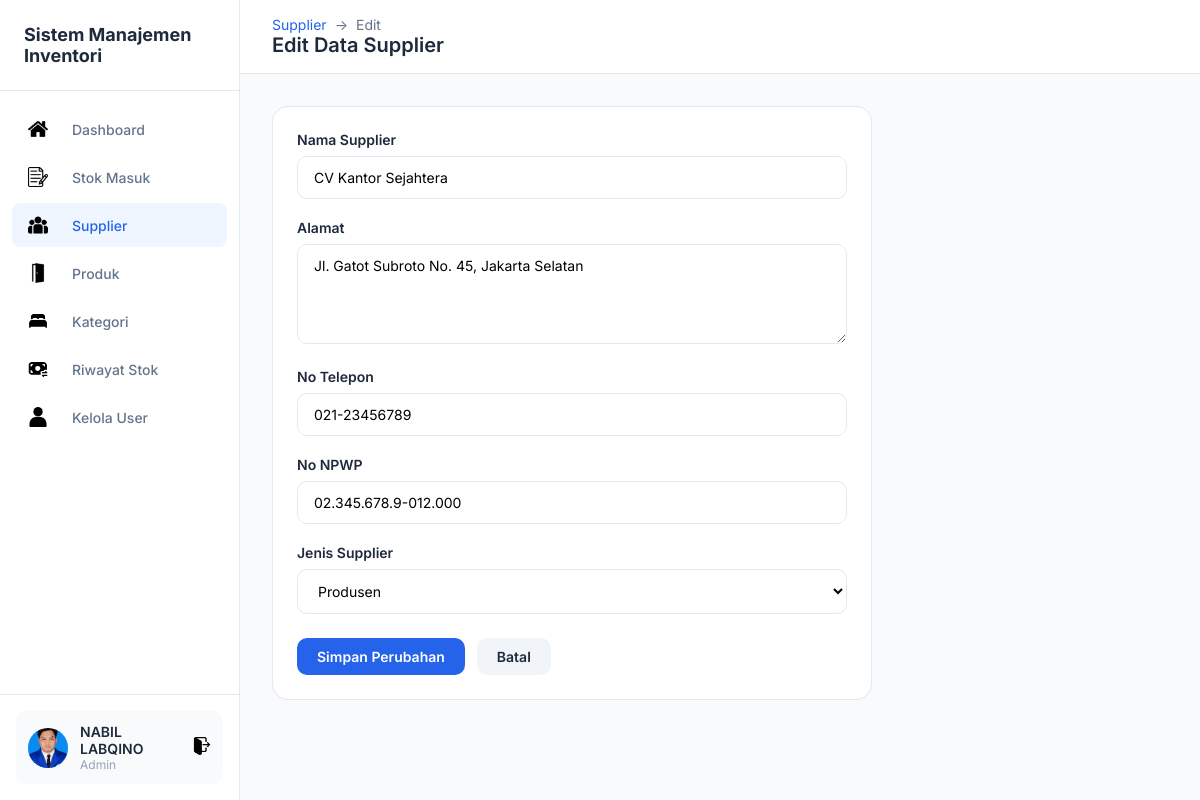
Page /supplier/KoreksiSupplier.php?id=2 (signed in) on the committed database.
### tables this page shows
CREATE TABLE `supplier` (
  `id_supplier` int(11) NOT NULL,
  `nama` varchar(100) NOT NULL,
  `alamat` text DEFAULT NULL,
  `no_telp` varchar(20) DEFAULT NULL,
  `no_npwp` varchar(20) DEFAULT NULL,
  `jenis_supplier` varchar(20) NOT NULL
);

### supplier/KoreksiSupplier.php (the view, shortened to what this page needs)
<?php
include "../koneksi.php";
$id = $_GET['id'] ?? '';
$row = mysqli_fetch_assoc(mysqli_query($koneksi, "SELECT * FROM supplier WHERE id_supplier = '$id'"));
?>
<!DOCTYPE html>
<html lang="id">
<head>
    <link rel="stylesheet" href="../css/dashboard.css">
</head>
<body>
    <div class="dashboard">
        <?php include '../includes/sidebar.php'; ?>
        <main class="main">
            <header class="header">
                <div>
                    <div class="breadcrumb">
                        <a href="TampilSupplier.php">Supplier</a>
                        <span>→</span>
                        <span>Edit</span>
                    </div>
                    <h1 class="page-title">Edit Data Supplier</h1>
                </div>
            </header>
            <div class="content">
                <div class="card" style="max-width: 600px;">
                    <form action="SimpanKoreksiSupplier.php" method="POST">
                        <div class="form-group">
                            <label class="form-label">Nama Supplier</label>
                            <input type="text" name="nama" class="form-control" required minlength="3"
                                value="<?= htmlspecialchars($row['nama']) ?>">
                        </div>
                        <div class="form-group">
                            <label class="form-label">Alamat</label>
                            <textarea name="alamat" class="form-control" required
                                rows="3"><?= htmlspecialchars($row['alamat']) ?></textarea>
                        </div>
                        <div class="form-group">
                            <label class="form-label">No Telepon</label>
                            <input type="tel" name="no_telp" class="form-control" required
                                value="<?= htmlspecialchars($row['no_telp']) ?>">
                        </div>
                        <div class="form-group">
                            <label class="form-label">No NPWP</label>
                            <input type="text" name="no_npwp" class="form-control" maxlength="20"
                                value="<?= htmlspecialchars($row['no_npwp']) ?>">
                        </div>
                        <div class="form-group">
                            <label class="form-label">Jenis Supplier</label>
                            <select name="jenis_supplier" class="form-control" required>
                                <option value="Produsen" <?= $row['jenis_supplier'] == 'Produsen' ? 'selected' : '' ?>>Produsen</option>
                            </select>
                        </div>
                        <div style="display: flex; gap: 12px; margin-top: 24px;">
                            <button type="submit" class="btn btn-primary">Simpan Perubahan</button>
                            <a href="TampilSupplier.php" class="btn btn-secondary">Batal</a>
                        </div>
                    </form>
                </div>
            </div>
        </main>
    </div>
</body>
</html>

### css/dashboard.css (style rules this page uses)
:root { --primary: #2563eb; --primary-dark: #1d4ed8; --bg-main: #f8fafc; --bg-card: #ffffff; --text-dark: #1e293b; --text-gray: #64748b; --text-light: #94a3b8; --border: #e2e8f0; --success: #22c55e; --danger: #ef4444; --warning: #f59e0b; --sidebar-width: 240px; }
* { margin: 0; padding: 0; box-sizing: border-box; }
body { font-family: 'Inter', -apple-system, sans-serif; background: var(--bg-main); color: var(--text-dark); }
.dashboard { display: flex; min-height: 100vh; }
.main { flex: 1; margin-left: var(--sidebar-width); }
.header { background: var(--bg-card); padding: 16px 32px; display: flex; justify-content: space-between; align-items: center; border-bottom: 1px solid var(--border); position: sticky; top: 0; z-index: 100; }
.page-title { font-size: 20px; font-weight: 600; color: var(--text-dark); }
.content { padding: 32px; }
.card { background: var(--bg-card); border-radius: 16px; border: 1px solid var(--border); padding: 24px; margin-bottom: 24px; }
.btn { display: inline-flex; align-items: center; gap: 8px; padding: 10px 20px; border-radius: 10px; font-size: 14px; font-weight: 600; text-decoration: none; border: none; cursor: pointer; transition: all 0.2s; font-family: inherit; }
.btn-primary { background: var(--primary); color: #fff; }
.btn-secondary { background: #f1f5f9; color: var(--text-dark); }
.form-group { margin-bottom: 20px; }
.form-label { display: block; font-size: 14px; font-weight: 600; color: var(--text-dark); margin-bottom: 8px; }
.form-control { width: 100%; padding: 12px 16px; border: 1px solid var(--border); border-radius: 10px; font-size: 14px; font-family: inherit; background: var(--bg-card); transition: border-color 0.2s, box-shadow 0.2s; }
textarea.form-control { resize: vertical; min-height: 100px; }
select.form-control { cursor: pointer; }
.breadcrumb { display: flex; align-items: center; gap: 8px; font-size: 14px; color: var(--text-gray); }
.breadcrumb a { color: var(--primary); text-decoration: none; }

### rows in the picture
supplier: nama "CV Kantor Sejahtera", alamat "Jl. Gatot Subroto No. 45, Jakarta Selatan", no_telp "021-23456789", no_npwp "02.345.678.9-012.000", jenis_supplier "Produsen"

### other values in the picture
$_SESSION['nama'] "NABIL LABQINO"
